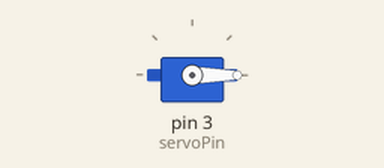
Recording of a sketch running on a simulated Arduino Uno, built with avr-gcc and run on an emulated ATmega328P. On the bench: servo.

Above: at 0.05 s.
Timing chart, 0 to 4.6 s (numbered marks = the images above):
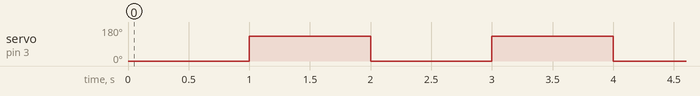

The sketch:

servo.ino.ino
```cpp
#include <Servo.h>

Servo vexServo;  // Create a servo object to control the VEX servo

int servoPin = 3; // Change this to the pin where your servo signal wire is connected

void setup() {
  vexServo.attach(servoPin); // Attach the servo to the specified pin
}

void loop() {
  vexServo.write(0);
  delay(1000);
  vexServo.write(130);
  delay(1000);
}
```

Measured:
- by itself, servo on pin 3 (servoPin): alternates 130° for 1.0 s and 0° for 1.0 s
